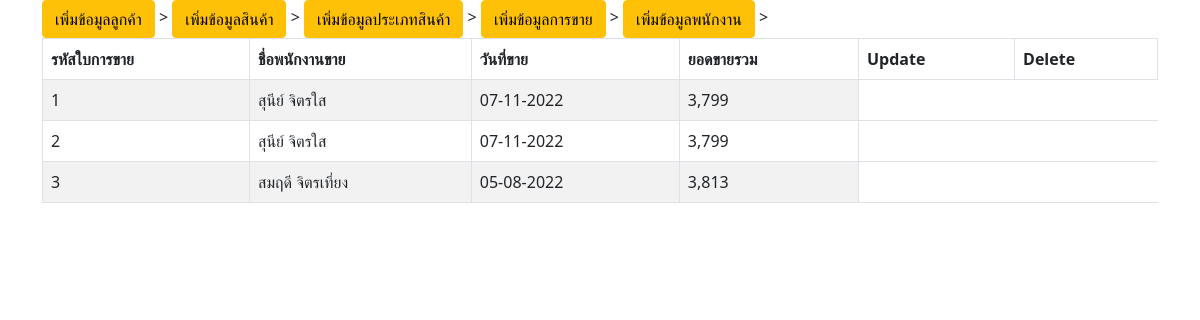
The app's page /index3.php with its own data.
### tables this page shows
CREATE TABLE `tbl_sale` (
  `sl_no` int(10) NOT NULL,
  `emslname` varchar(50) NOT NULL,
  `dayssale` varchar(10) NOT NULL,
  `sumsale` varchar(50) NOT NULL
);

### index3.php (the view, shortened to what this page needs)
<!DOCTYPE html>
<html lang="en">
<head>
    <link rel="stylesheet" href="https://stackpath.bootstrapcdn.com/bootstrap/5.0.0-alpha1/css/bootstrap.min.css">
</head>
<body>
<div class="container">
                <a href="ins_form.php" class="btn btn-warning">เพิ่มข้อมูลลูกค้า</a> >
                <a href="ins_form1.php" class="btn btn-warning">เพิ่มข้อมูลสินค้า</a> >
                <a href="ins_form2.php" class="btn btn-warning">เพิ่มข้อมูลประเภทสินค้า</a> >
                <a href="ins_form3.php" class="btn btn-warning">เพิ่มข้อมูลการขาย</a> >
                <a href="ins_form4.php" class="btn btn-warning">เพิ่มข้อมูลพนักงาน</a> >
<table id="mytable" class="table table-bordered table-striped">
        <thead>
 <tr>
 <th>รหัสใบการขาย</th>
 <th>ชื่อพนักงานขาย</th>
 <th>วันที่ขาย</th>
 <th>ยอดขายรวม</th>
<th>Update</th>
<th>Delete</th>
 </tr>
 </thead>
 <tbody>
 <?php
 include('connection.php');
 $sql = "SELECT * FROM tbl_sale";
 $result = $conn->query($sql);
 if ($result->num_rows > 0) {
 while($row = $result->fetch_assoc()) {
 echo '<tr>';
 echo '<td>'. $row['sl_no'] . '</td>';
 echo '<td>'. $row['emslname'] . '</td>';
 echo '<td>'. $row['dayssale'] . '</td>';
 echo '<td>'. $row['sumsale'] . '</td>';
 echo '</tr>';
 }
 } else {
 echo " ";
 }
 ?>
</tbody>
</table>
</div>
</body>
</html>

### records on screen
tbl_sale: sl_no "1", emslname "สุนีย์ จิตรใส", dayssale "07-11-2022", sumsale "3,799"
tbl_sale: sl_no "2", emslname "สุนีย์ จิตรใส", dayssale "07-11-2022", sumsale "3,799"
tbl_sale: sl_no "3", emslname "สมฤดี จิตรเที่ยง", dayssale "05-08-2022", sumsale "3,813"
